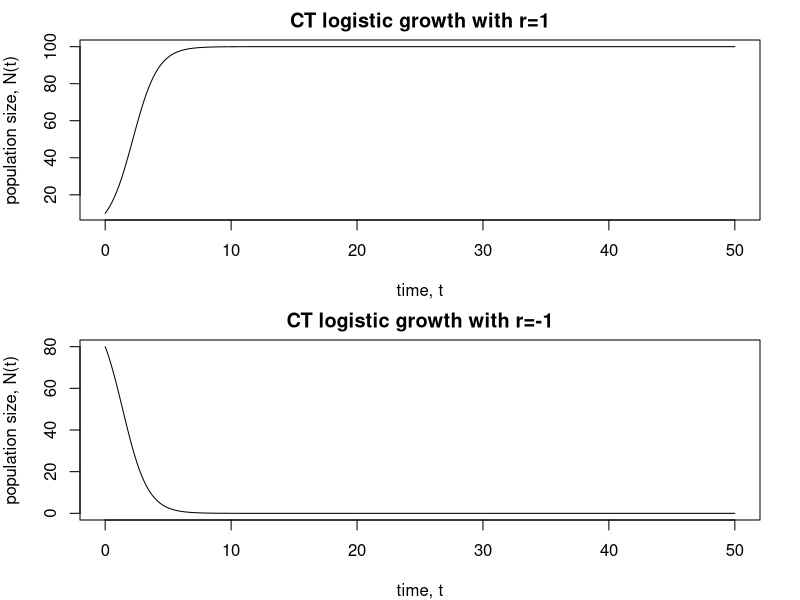
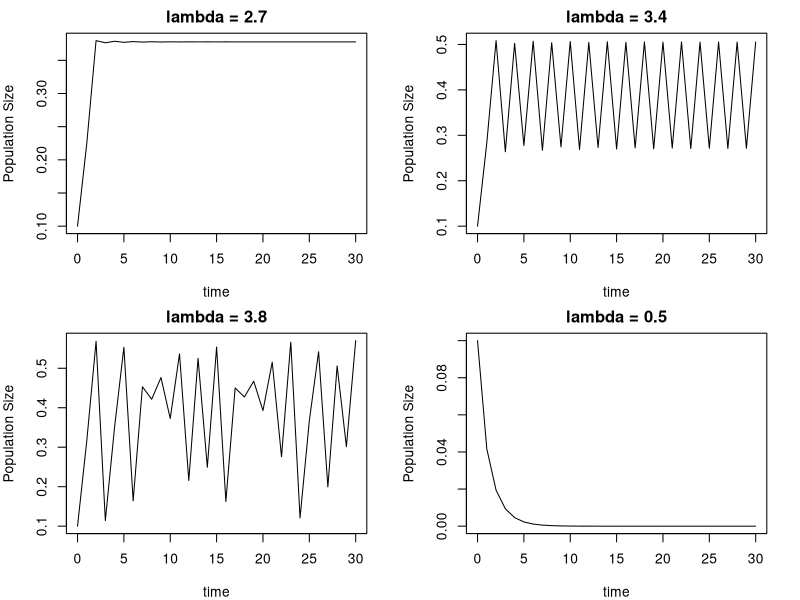
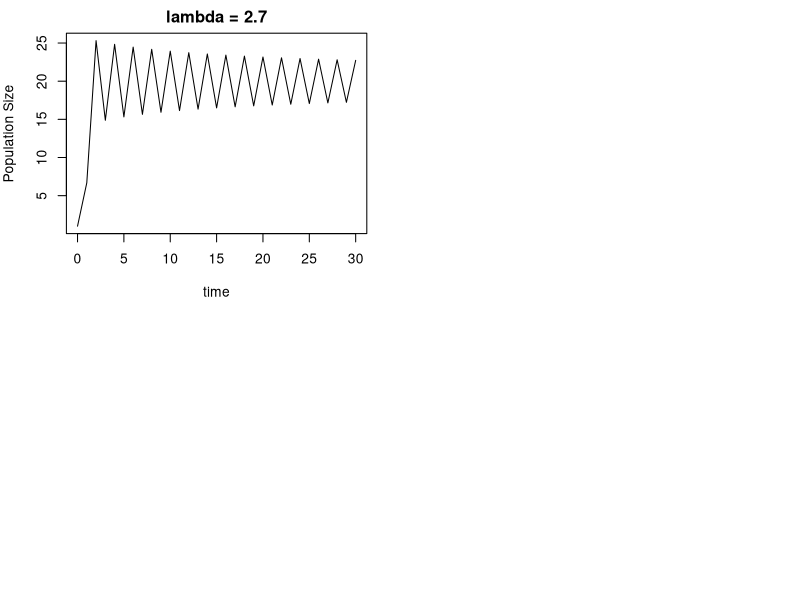

The R source for these figures, in order:
# SOLVING MODELS FOR DENSITY-DEPENDENT POPULATION GROWTH
#----------
# Models:
# 1) Continuous time logistic growth
# 2) Discrete time logistic map
# 3) Altervative version of the discrete time logistic map
# 4) Ricker model (discrete time)
# 5) Beverton-Holt model (discrete time)

# Remove all objects - always start with this
rm(list=ls())

# load the package to numerically solve the continuous time
# model
require(deSolve)

#####
# DEFINE ALL THE MODELS:
#####

####
# Continuous time logistic growth
####
# The function returns dN/dt
LogisticGrowth <- function(t,N,p){
  dN = r*N*(1-N/K)
  # Note that the function called by ode() is required to
  # return a list.
  return(list(dN))
}

######
# May's logistic growth function
#####
MayLogisticGrowth = function(Nstart,lambda,K,tstart,tend){
  Result = c(tstart,Nstart)
  N = Nstart
  for(t in seq(tstart+1,tend,1)){
    N = lambda*N*(1-N/K)
    Result <- rbind(Result, data.frame(time=t, Popn.Size=N))
  } 
  return(Result)
}

######
# Alternative logistic growth function
######
AltLogisticGrowth = function(Nstart,lambda,K,tstart,tend){
  Result = c(tstart,Nstart)
  N = Nstart
  for(t in seq(tstart+1,tend,1)){
    N = N+lambda*N*(1-N/K)
    Result <- rbind(Result, data.frame(time=t, Popn.Size=N))
  } 
  return(Result)
}

########
# Ricker
########
Ricker = function(Nstart,r,K,tstart,tend){
  Result = c(tstart,Nstart)
  N = Nstart
  for(t in seq(tstart+1,tend,1)){
    N = N*exp(r*(1-N/K))
    Result <- rbind(Result, data.frame(time=t, Popn.Size=N))
  } 
  return(Result)
}

#######
# Beverton-Holt
#######
BevertonHolt = function(Nstart,lambda,K,tstart,tend){
  Result = c(tstart,Nstart)
  N = Nstart
  for(t in seq(tstart+1,tend,1)){
    N = lambda*N/(1+N*(lambda - 1)/K)
    Result <- rbind(Result, data.frame(time=t, Popn.Size=N))
  } 
  return(Result)
}

####### 
# CALL THE FUNCTIONS AND MAKE GRAPHS FOR SPECIFIC PARAMETER
# VALUES
########

## Continuous time logistic growth
# Parameters
r = 1
K = 100
# Initial population size
N0 = 10
# Times
times = seq(0,50,.1)

# Performing the numerical integration
out = ode(N0,times,LogisticGrowth,p=c(r=r,K=K), method = "ode45")

# Make the graph
par(mfrow=c(2,1), mar=c(4,4,2,2))
# Panel 1
plot(out[,1], out[,2], typ="l", xlab = "time, t", ylab = "population size, N(t)", main = "CT logistic growth with r=1")

# Panel 2
r = -1
N0 = 80
# Performing the numerical integration
out = ode(N0,times,LogisticGrowth,p=c(r=r,K=K), method = "ode45")
plot(out[,1], out[,2], typ="l", xlab = "time, t", ylab = "population size, N(t)", main = "CT logistic growth with r=-1")

par(mfrow = c(2,2), mar = c(4,4,2,2))
# Discrete time logistic growth (May)
# Consider 4 different parameter values
May = MayLogisticGrowth(0.1, 2.7, 0.6, 0, 30)
plot(May$time, May$Popn.Size, typ="l", xlab = "time", ylab = "Population Size", main = "lambda = 2.7")
# Panel 2
May = MayLogisticGrowth(0.1, 3.4, 0.6, 0, 30)
plot(May$time, May$Popn.Size, typ="l", xlab = "time", ylab = "Population Size", main = "lambda = 3.4")
# Panel 3
May = MayLogisticGrowth(0.1, 3.8, 0.6, 0, 30)
plot(May$time, May$Popn.Size, typ="l", xlab = "time", ylab = "Population Size", main = "lambda = 3.8")
# Panel 4
May = MayLogisticGrowth(0.1, 0.5, 0.6, 0, 30)
plot(May$time, May$Popn.Size, typ="l", xlab = "time", ylab = "Population Size", main = "lambda = 0.5")

### Ricker population growth
# Consider 4 different parameter values
Ricker.output = Ricker(1, 2, 20, 0, 30)
plot(Ricker.output$time, Ricker.output$Popn.Size, typ="l", xlab = "time", ylab = "Population Size", main = "lambda = 2.7")
